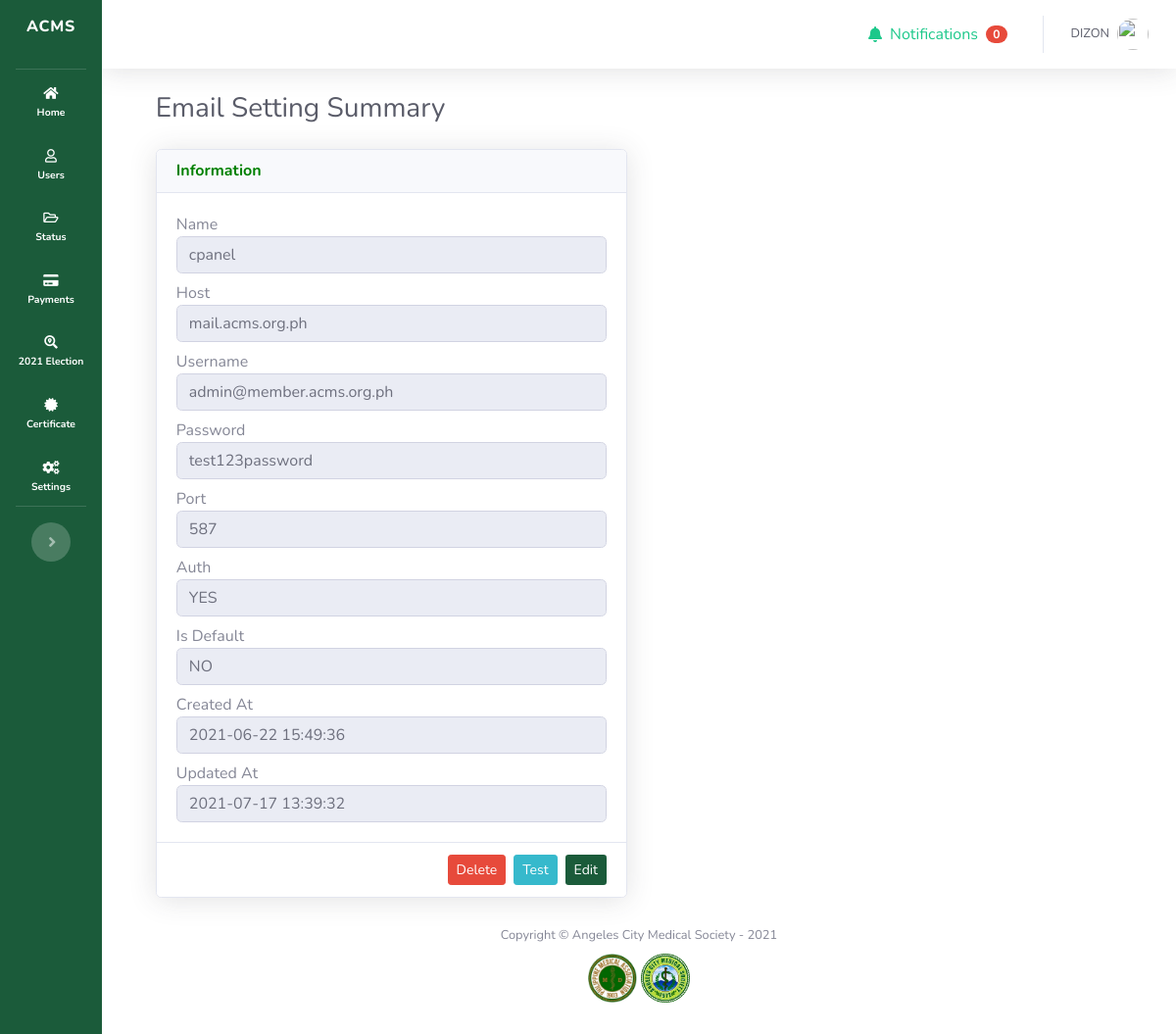
Page /admin/view_email_setting.php?setting_id=4 (signed in) on the committed database.
### tables this page shows
CREATE TABLE `settings_email` (
  `id` int(11) NOT NULL,
  `name` varchar(255) NOT NULL,
  `host` varchar(255) NOT NULL,
  `auth` tinyint(1) NOT NULL DEFAULT 1,
  `username` varchar(255) NOT NULL,
  `password` varchar(255) NOT NULL,
  `port` int(4) NOT NULL DEFAULT 587,
  `is_default` tinyint(1) NOT NULL DEFAULT 0,
  `created_at` datetime NOT NULL DEFAULT current_timestamp(),
  `updated_at` datetime NOT NULL DEFAULT current_timestamp()
);

### admin/view_email_setting.php (the view, shortened to what this page needs)
<?php
    include('sidebar.php');
    $setting           =  mysqli_fetch_assoc($mysqli->query("SELECT * FROM settings_email WHERE id={$_GET['setting_id']}"));
?>
    <div id="content-wrapper" class="d-flex flex-column">
      <div id="content">
<?php require('topbar.php'); ?>
        <div class="container-fluid">
          <div class="d-sm-flex align-items-center justify-content-between mb-4">
            <h1 class="h3 mb-0 text-gray-800">Email Setting Summary</h1>
          </div>
          <div class="row">
            <div class="col-md-12">
              <div class="row">
                <div class="col-md-6">
                    <div class="card shadow">
                        <div class="card-header">
                            <h6 class="m-0 font-weight-bold" style="color: green;">Information</h6>
                        </div>
                        <div class="card-body">
                            <div class="row">
                                <div class="col-md-12">
                                    Name
                                </div>
                                <div class="col-md-12">
                                    <input type="text" class="form-control" value="<?=$setting['name']?>" readonly>
                                </div>
                            </div>
                            <div class="row mt-2">
                                <div class="col-md-12">
                                    Host
                                </div>
                                <div class="col-md-12">
                                    <input type="text" class="form-control"  value="<?=$setting['host']?>" readonly>
                                </div>
                            </div>
                            <div class="row mt-2">
                                <div class="col-md-12">
                                    Username
                                </div>
                                <div class="col-md-12">
                                    <input type="text" class="form-control"  value="<?=$setting['username']?>" readonly>
                                </div>
                            </div>
                            <div class="row mt-2">
                                <div class="col-md-12">
                                    Password
                                </div>
                                <div class="col-md-12">
                                    <input type="text" class="form-control"  value="<?=$setting['password']?>" readonly>
                                </div>
                            </div>
                            <div class="row mt-2">
                                <div class="col-md-12">
                                    Port
                                </div>
                                <div class="col-md-12">
                                    <input type="text" class="form-control"  value="<?=$setting['port']?>" readonly>
                                </div>
                            </div>
                            <div class="row mt-2">
                                <div class="col-md-12">
                                    Auth
                                </div>
                                <div class="col-md-12">
                                    <input type="text" class="form-control" value="<?=$setting['auth'] == 1 ? 'YES' : 'NO'?> " readonly>
                                </div>
                            </div>
                            <div class="row mt-2">
                                <div class="col-md-12">
                                    Is Default
                                </div>
                                <div class="col-md-12">
                                    <input type="text" class="form-control" value="<?=$setting['is_default'] == 1 ? 'YES' : 'NO'?> " readonly>
                                </div>
                            </div>
                            <div class="row mt-2">
                                <div class="col-md-12">
                                    Created At
                                </div>
                                <div class="col-md-12">
                                    <input type="text" class="form-control" value="<?=$setting['created_at']?>" readonly>
                                </div>
                            </div>
                            <div class="row mt-2">
                                <div class="col-md-12">
                                    Updated At
                                </div>
                                <div class="col-md-12">
                                    <input type="text" class="form-control" value="<?=$setting['updated_at']?>" readonly>
                                </div>
                            </div>
                        </div>
                        <div class="card-footer bg-white d-flex justify-content-end">
                          <form action="process_email_settings.php" method="POST" class='align-self-start mr-2'>
                            <button type="submit" name="delete_setting" class="btn btn-sm btn-danger text-white">
                                Delete
                            </button>
                          </form>
                          <form action="process_email_settings.php" method="POST" class='align-self-start mr-2'>
                            <button type="submit" name="test_setting" class="btn btn-sm btn-info text-white">
                                Test
                            </button>
                          </form>
                          <button class="btn btn-sm bg-gradient-primary text-white" data-toggle="modal" data-target="#modal_edit_setting">
                            Edit
                          </button>
                        </div>
                    </div>
                </div>
              </div>
            </div>
          </div>
          </div>
        </div>
<?php
  include('footer.php');
?>

### admin/sidebar.php (style rules this page uses)
.bg-gradient-primary { background-color: #1b5b3a !important; background-image: none !important; background-image: none !important; background-size: cover !important; }
.container-fluid { background-color: white; padding-left: 5% !important; padding-right: 5% !important; }
#content-wrapper { background-color: white !important; }
::placeholder { opacity: 0.7 !important; }

### rows in the picture
settings_email: name "cpanel", host "mail.acms.org.ph", username "admin@member.acms.org.ph", password "test123password", port "587", auth "YES", is_default "NO", created_at "2021-06-22 15:49:36", updated_at "2021-07-17 13:39:32"

### other values in the picture
$unread "0"
$_SESSION['full_name'] "DIZON"
